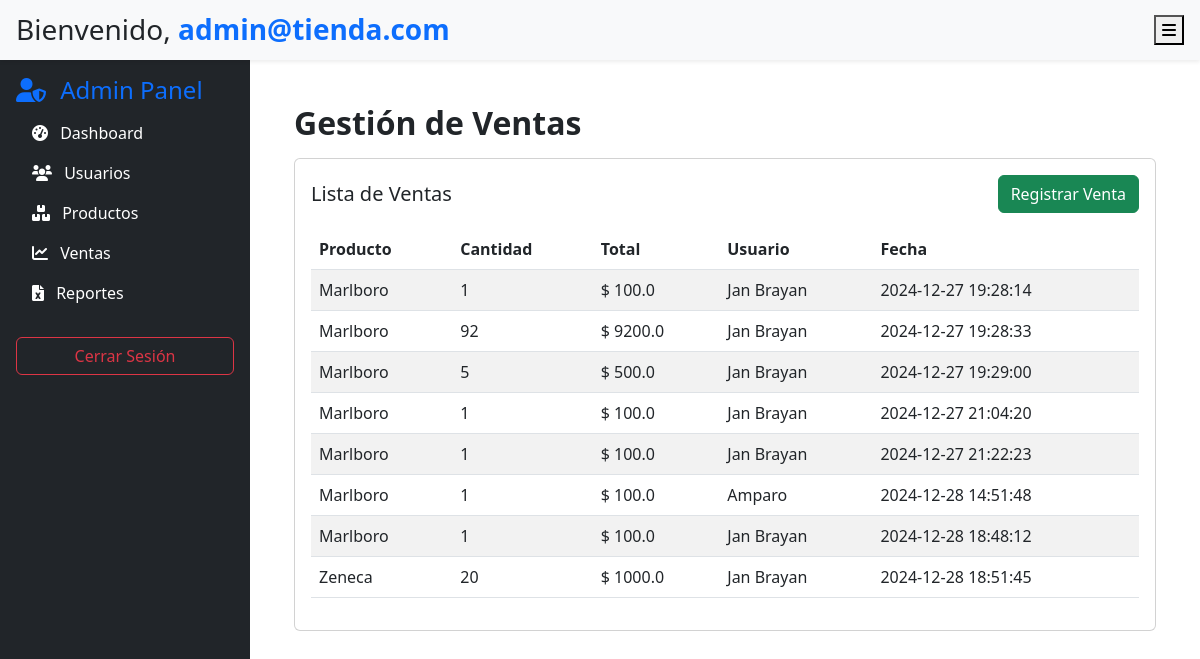
Page /dashboard/ventas (signed in) on the earlier database version.
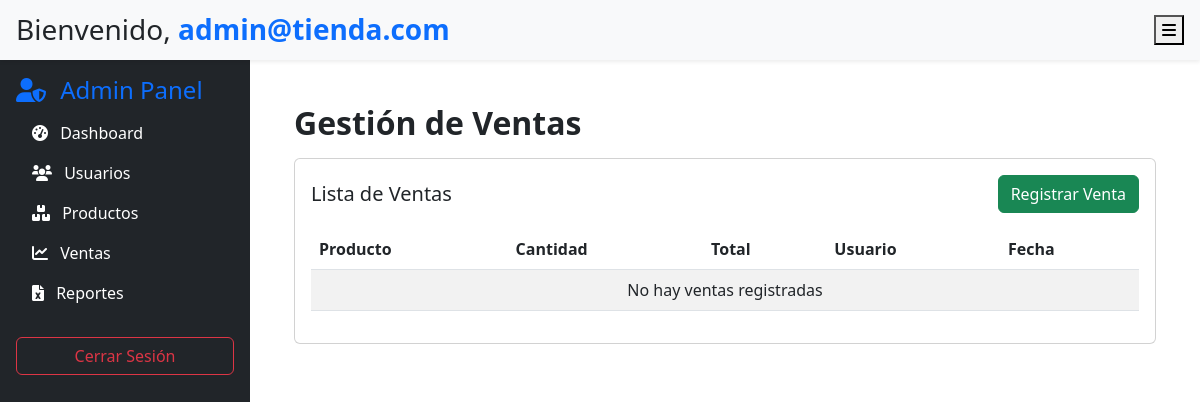
Same page on the later database version.
### app/models.py (models this page shows, shortened)
class Usuario(UserMixin, db.Model):
    id = db.Column(db.Integer, primary_key=True)
    nombre = db.Column(db.String(100), nullable=False)  # Campo para el nombre
    email = db.Column(db.String(120), unique=True, nullable=False)  # Correo único
    password_hash = db.Column(db.String(128), nullable=False)  # Contraseña cifrada
    es_admin = db.Column(db.Boolean, default=False)  # Indicador de rol de administrador
    created_at = db.Column(db.DateTime, default=lambda: datetime.now(TZ))  # Fecha de creación
    updated_at = db.Column(db.DateTime, default=lambda: datetime.now(TZ), onupdate=lambda: datetime.now(TZ))  # Última modificación
    ventas = db.relationship('Venta', backref='usuario', lazy=True)

class Venta(db.Model):
    id = db.Column(db.Integer, primary_key=True)
    cantidad = db.Column(db.Integer, nullable=False)  # Cantidad vendida
    total = db.Column(db.Float, nullable=False)  # Total de la venta
    fecha = db.Column(db.DateTime, default=lambda: datetime.now(TZ))  # Fecha de la venta
    usuario_id = db.Column(db.Integer, db.ForeignKey('usuario.id'), nullable=False)
    producto_id = db.Column(db.Integer, db.ForeignKey('producto.id'), nullable=False)

class Producto(db.Model):
    id = db.Column(db.Integer, primary_key=True)
    nombre = db.Column(db.String(100), nullable=False)  # Nombre del producto
    total_piezas = db.Column(db.Integer, nullable=False)  # Total de piezas registradas
    stock = db.Column(db.Integer, nullable=False)  # Piezas disponibles
    precio = db.Column(db.Float, nullable=False)  # Precio del producto
    ultima_actualizacion = db.Column(db.DateTime, default=lambda: datetime.now(TZ), onupdate=lambda: datetime.now(TZ))  # Última modificación
    ventas = db.relationship('Venta', backref='producto', lazy=True)

### app/dashboard/routes.py (the view)
@dashboard.route('/ventas')
@login_required
def ventas():
    ventas_alertas = session.pop('ventas_alertas', [])
    if current_user.es_admin:
        ventas = Venta.query.all()
    else:
        ventas = Venta.query.filter_by(usuario_id=current_user.id).all()
    productos = Producto.query.all()
    return render_template('dashboard/ventas.html',
                           user=current_user,
                           ventas=ventas,
                           productos=productos,
                           ventas_alertas=ventas_alertas)

### app/templates/dashboard/ventas.html (shortened to what this page needs)
{% extends "dashboard/base_dashboard.html" %}
{% block content %}
<h2 class="fw-bold">Gestión de Ventas</h2>
<div class="card mt-3">
    <div class="card-body">
        <h5 class="card-title d-flex justify-content-between align-items-center">
            <span>Lista de Ventas</span>
            <button class="btn btn-success" data-bs-toggle="modal" data-bs-target="#registrarVentaModal">
                 Registrar Venta
            </button>
        </h5>
        <table class="table table-striped table-hover mt-3">
            <thead>
                <tr>
                    <th>Producto</th>
                    <th>Cantidad</th>
                    <th>Total</th>
                    <th>Usuario</th>
                    <th>Fecha</th>
                </tr>
            </thead>
            <tbody>
                {% for venta in ventas %}
                <tr>
                    <td>{{ venta.producto.nombre }}</td>
                    <td>{{ venta.cantidad }}</td>
                    <td>$ {{ venta.total | round(2) }}</td>
                    <td>{{ venta.usuario.nombre }}</td>
                    <td>{{ venta.fecha.strftime('%Y-%m-%d %H:%M:%S') }}</td>
                </tr>
                {% else %}
                <tr>
                    <td colspan="6" class="text-center">No hay ventas registradas</td>
                </tr>
                {% endfor %}
            </tbody>
        </table>
    </div>
</div>
{% endblock %}

### app/templates/dashboard/base_dashboard.html (shortened to what this page needs)
<!DOCTYPE html>
<html lang="es">
<head>
    <link href="https://cdn.jsdelivr.net/npm/bootstrap@5.3.0-alpha3/dist/css/bootstrap.min.css" rel="stylesheet">
    <link href="https://cdnjs.cloudflare.com/ajax/libs/font-awesome/6.0.0-beta3/css/all.min.css" rel="stylesheet">
    <link rel="stylesheet" href="{{ url_for('static', filename='css/dashboard.css') }}">
</head>
<body>
    <div class="d-flex">
        <nav class="sidebar" id="sidebar">
            <div class="p-3">
                {% if current_user.es_admin %}
                    <h4 class="text-primary"><i class="fas fa-user-shield me-2"></i> Admin Panel</h4>
                {% else %}
                    <h4 class="text-primary"><i class="fas fa-user me-2"></i> Panel Trabajador</h4>
                {% endif %}
                <ul class="nav flex-column">
                    <li class="nav-item">
                        <a href="{{ url_for('dashboard.index') }}" class="nav-link text-white">
                            <i class="fas fa-tachometer-alt me-2"></i> Dashboard
                        </a>
                    </li>
                    {% if current_user.es_admin %}
                    <li class="nav-item">
                        <a href="{{ url_for('dashboard.usuarios') }}" class="nav-link text-white">
                            <i class="fas fa-users me-2"></i> Usuarios
                        </a>
                    </li>
                    {% endif %}
                    <li class="nav-item">
                        <a href="{{ url_for('dashboard.productos') }}" class="nav-link text-white">
                            <i class="fas fa-boxes me-2"></i> Productos
                        </a>
                    </li>
                    <li class="nav-item">
                        <a href="{{ url_for('dashboard.ventas') }}" class="nav-link text-white">
                            <i class="fas fa-chart-line me-2"></i> Ventas
                        </a>
                    </li>
                    {% if current_user.es_admin %}
                    <li class="nav-item">
                        <a href="{{ url_for('dashboard.reportes') }}" class="nav-link text-white">
                            <i class="fas fa-file-excel me-2"></i> Reportes
                        </a>
                    </li>
                    {% endif %}
                    <li class="nav-item mt-4">
                        <a href="{{ url_for('auth.logout') }}" class="btn btn-outline-danger w-100">Cerrar Sesión</a>
                    </li>
                </ul>
            </div>
        </nav>
        <div class="content" id="content">
            <header class="bg-light p-3 shadow-sm d-flex justify-content-between align-items-center">
                <h3 class="m-0">
                    Bienvenido, <span class="text-primary fw-bold">{{ user.email }}</span>
                </h3>
                <button class="header-btn" id="toggleSidebar">
                    <i class="fas fa-bars"></i>
                </button>
            </header>
            <div class="main-content p-4">
                {% block content %}{% endblock %}
            </div>
        </div>
    </div>
</body>
</html>

### app/static/css/dashboard.css (style rules this page uses)
.sidebar { min-width: 250px; max-width: 250px; background-color: #212529; color: white; transition: all 0.3s ease; position: fixed; top: 60px; left: 0; height: calc(100vh - 60px); z-index: 1000; }
header { position: fixed; top: 0; left: 0; width: 100%; background-color: #f8f9fa; z-index: 1100; padding: 10px 20px; box-shadow: 0px 4px 8px rgba(0, 0, 0, 0.1); height: 60px; }
.content { margin-left: 250px; margin-top: 60px; transition: margin-left 0.3s ease; padding: 20px; width: 100%; }

Differences in the rows shown:
removed Venta: producto.nombre "Marlboro", cantidad "1", total "100.0", usuario.nombre "Jan Brayan", fecha "2024-12-27 19:28:14"
removed Venta: producto.nombre "Marlboro", cantidad "92", total "9200.0", usuario.nombre "Jan Brayan", fecha "2024-12-27 19:28:33"
removed Venta: producto.nombre "Marlboro", cantidad "5", total "500.0", usuario.nombre "Jan Brayan", fecha "2024-12-27 19:29:00"
removed Venta: producto.nombre "Marlboro", cantidad "1", total "100.0", usuario.nombre "Jan Brayan", fecha "2024-12-27 21:04:20"
removed Venta: producto.nombre "Marlboro", cantidad "1", total "100.0", usuario.nombre "Jan Brayan", fecha "2024-12-27 21:22:23"
removed Venta: producto.nombre "Marlboro", cantidad "1", total "100.0", usuario.nombre "Amparo", fecha "2024-12-28 14:51:48"
removed Venta: producto.nombre "Marlboro", cantidad "1", total "100.0", usuario.nombre "Jan Brayan", fecha "2024-12-28 18:48:12"
removed Venta: producto.nombre "Zeneca", cantidad "20", total "1000.0", usuario.nombre "Jan Brayan", fecha "2024-12-28 18:51:45"
Other differences:
text now shown: "No hay ventas registradas"
